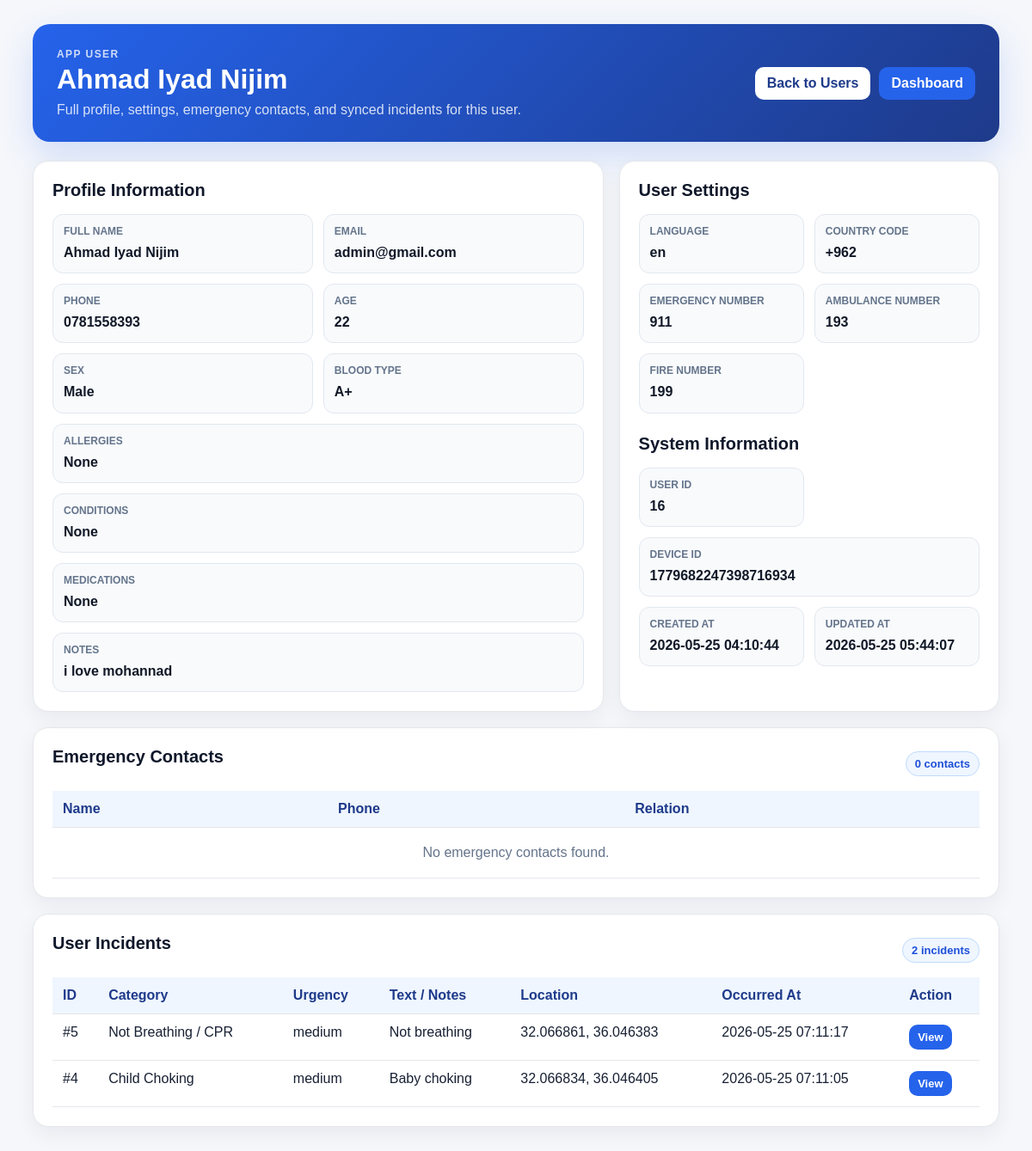
/pages/user_view.php?id=16 (signed in), run on the app's committed database.
### tables this page shows
CREATE TABLE `app_users` (
  `id` int(11) NOT NULL,
  `device_id` varchar(100) NOT NULL,
  `email` varchar(190) DEFAULT NULL,
  `phone` varchar(20) DEFAULT NULL,
  `password_hash` varchar(255) DEFAULT NULL,
  `profile_image_path` varchar(255) DEFAULT NULL,
  `full_name` varchar(150) DEFAULT NULL,
  `age` int(11) DEFAULT NULL,
  `sex` varchar(20) DEFAULT NULL,
  `blood_type` varchar(10) DEFAULT NULL,
  `allergies` text DEFAULT NULL,
  `conditions` text DEFAULT NULL,
  `medications` text DEFAULT NULL,
  `notes` text DEFAULT NULL,
  `questionnaire_json` longtext DEFAULT NULL,
  `language` varchar(10) DEFAULT 'en',
  `country_code` varchar(10) DEFAULT '+962',
  `emergency_number` varchar(20) DEFAULT '911',
  `ambulance_number` varchar(20) DEFAULT '193',
  `fire_number` varchar(20) DEFAULT '199',
  `created_at` timestamp NOT NULL DEFAULT current_timestamp(),
  `updated_at` timestamp NOT NULL DEFAULT current_timestamp() ON UPDATE current_timestamp()
);

CREATE TABLE `incidents` (
  `id` int(11) NOT NULL,
  `local_id` int(11) NOT NULL,
  `device_id` varchar(64) DEFAULT NULL,
  `device_db_id` int(11) DEFAULT NULL,
  `occurred_at` datetime DEFAULT NULL,
  `synced_at` datetime NOT NULL DEFAULT current_timestamp(),
  `created_at` datetime NOT NULL DEFAULT current_timestamp(),
  `updated_at` datetime NOT NULL DEFAULT current_timestamp() ON UPDATE current_timestamp(),
  `lang` varchar(10) DEFAULT 'en',
  `input_text` text DEFAULT NULL,
  `predicted_category` varchar(50) DEFAULT NULL,
  `category_code` varchar(50) DEFAULT NULL,
  `urgency` varchar(20) DEFAULT 'medium',
  `urgency_level` enum('low','medium','high','extreme') NOT NULL DEFAULT 'medium',
  `confidence` decimal(5,4) DEFAULT NULL,
  `manual_override` tinyint(1) NOT NULL DEFAULT 0,
  `lat` decimal(9,6) DEFAULT NULL,
  `lng` decimal(9,6) DEFAULT NULL,
  `location_source` enum('gps','last_known','none') NOT NULL DEFAULT 'none',
  `notes` varchar(255) DEFAULT NULL,
  `synced` tinyint(1) NOT NULL DEFAULT 1,
  `server_id` int(11) DEFAULT NULL
);

CREATE TABLE `categories` (
  `id` int(11) NOT NULL,
  `CODE` varchar(50) NOT NULL,
  `urgency_level` enum('low','medium','high','extreme') NOT NULL DEFAULT 'medium',
  `name_en` varchar(120) NOT NULL,
  `name_ar` varchar(120) NOT NULL,
  `icon_key` varchar(50) DEFAULT NULL,
  `is_active` tinyint(1) NOT NULL DEFAULT 1,
  `sort_order` int(11) NOT NULL DEFAULT 1,
  `created_at` datetime NOT NULL DEFAULT current_timestamp(),
  `updated_at` datetime NOT NULL DEFAULT current_timestamp() ON UPDATE current_timestamp()
);

### pages/guards.php (called while the page is built, shortened)
<?php
function perms(): array
{
    return $_SESSION['perms'] ?? [];
}
function can(string $perm): bool
{
    return in_array($perm, perms(), true);
}
?>

### pages/user_view.php (the view, shortened to what this page needs)
<?php
require_once __DIR__ . '/guards.php';
require_once __DIR__ . '/../config/database.php';
$userId = (int)($_GET['id'] ?? 0);
if ($userId > 0) {
    $stmt = $pdo->prepare("
        SELECT *
        FROM app_users
        WHERE id = :id
        LIMIT 1
    ");
    $stmt->execute([':id' => $userId]);
}
$user = $stmt->fetch();
$userId = (int)$user['id'];
function value_or_dash(array $row, string $key): string
{
    $value = $row[$key] ?? '';
    $value = is_scalar($value) ? trim((string)$value) : '';
    return $value !== '' ? $value : '—';
}
function e(mixed $value): string
{
    return htmlspecialchars((string)$value, ENT_QUOTES, 'UTF-8');
}
$contactsStmt = $pdo->prepare("
    SELECT contact_name, phone, relation
    FROM user_emergency_contacts
    WHERE user_id = :user_id
    ORDER BY id ASC
");
$contactsStmt->execute([':user_id' => $userId]);
$contacts = $contactsStmt->fetchAll();
$incidents = [];
if (can('incidents.view') && !empty($user['device_id'])) {
    $incidentsStmt = $pdo->prepare("
        SELECT
            incidents.*,
            categories.name_en AS category_name
        FROM incidents
        LEFT JOIN categories
            ON incidents.category_code = categories.CODE
        WHERE incidents.device_id = :device_id
        ORDER BY incidents.occurred_at DESC, incidents.created_at DESC
    ");
    $incidentsStmt->execute([
        ':device_id' => $user['device_id']
    ]);
    $incidents = $incidentsStmt->fetchAll();
}
$profileFields = [
    'full_name' => 'Full Name',
    'email' => 'Email',
    'phone' => 'Phone',
    'age' => 'Age',
    'sex' => 'Sex',
    'blood_type' => 'Blood Type',
    'allergies' => 'Allergies',
    'conditions' => 'Conditions',
    'medications' => 'Medications',
    'notes' => 'Notes',
];
$settingsFields = [
    'language' => 'Language',
    'country_code' => 'Country Code',
    'emergency_number' => 'Emergency Number',
    'ambulance_number' => 'Ambulance Number',
    'fire_number' => 'Fire Number',
];
$systemFields = [
    'id' => 'User ID',
    'device_id' => 'Device ID',
    'created_at' => 'Created At',
    'updated_at' => 'Updated At',
];
?>
<!DOCTYPE html>
<html lang="en">
<head>
    <link rel="stylesheet" href="../assets/css/user_view.css">
</head>
<body>
    <div class="page-shell">
        <div class="page-header">
            <div>
                <p class="eyebrow">App User</p>
                <h1><?= e(value_or_dash($user, 'full_name')) ?></h1>
                <p class="muted">Full profile, settings, emergency contacts, and synced incidents for this user.</p>
            </div>
            <div class="header-actions">
                <a class="btn secondary" href="users.php">Back to Users</a>
                <a class="btn" href="dashboard.php?page=users.php" target="_top">Dashboard</a>
            </div>
        </div>
        <div class="grid two">
            <section class="card">
                <h2>Profile Information</h2>
                <div class="details-grid">
                    <?php foreach ($profileFields as $key => $label): ?>
                        <div class="detail-item <?= in_array($key, ['allergies', 'conditions', 'medications', 'notes'], true) ? 'wide' : '' ?>">
                            <span><?= e($label) ?></span>
                            <strong><?= nl2br(e(value_or_dash($user, $key))) ?></strong>
                        </div>
                    <?php endforeach; ?>
                </div>
            </section>
            <section class="card">
                <h2>User Settings</h2>
                <div class="details-grid">
                    <?php foreach ($settingsFields as $key => $label): ?>
                        <div class="detail-item">
                            <span><?= e($label) ?></span>
                            <strong><?= e(value_or_dash($user, $key)) ?></strong>
                        </div>
                    <?php endforeach; ?>
                </div>
                <h2 class="section-gap">System Information</h2>
                <div class="details-grid">
                    <?php foreach ($systemFields as $key => $label): ?>
                        <div class="detail-item <?= $key === 'device_id' ? 'wide' : '' ?>">
                            <span><?= e($label) ?></span>
                            <strong><?= e(value_or_dash($user, $key)) ?></strong>
                        </div>
                    <?php endforeach; ?>
                </div>
            </section>
        </div>
        <section class="card">
            <div class="card-title-row">
                <h2>Emergency Contacts</h2>
                <span class="pill"><?= count($contacts) ?> contact<?= count($contacts) === 1 ? '' : 's' ?></span>
            </div>
            <div class="table-wrap">
                <table>
                    <thead>
                        <tr>
                            <th>Name</th>
                            <th>Phone</th>
                            <th>Relation</th>
                        </tr>
                    </thead>
                    <tbody>
                        <?php if (count($contacts) > 0): ?>
                            <?php foreach ($contacts as $contact): ?>
                                <tr>
                                    <td><?= e($contact['contact_name'] ?? '') ?></td>
                                    <td><?= e($contact['phone'] ?? '') ?></td>
                                    <td><?= e($contact['relation'] ?? '') ?></td>
                                </tr>
                            <?php endforeach; ?>
                        <?php else: ?>
                            <tr>
                                <td colspan="3" class="empty">No emergency contacts found.</td>
                            </tr>
                        <?php endif; ?>
                    </tbody>
                </table>
            </div>
        </section>
        <section class="card">
            <div class="card-title-row">
                <h2>User Incidents</h2>
                <?php if (can('incidents.view')): ?>
                    <span class="pill"><?= count($incidents) ?> incident<?= count($incidents) === 1 ? '' : 's' ?></span>
                <?php endif; ?>
            </div>
            <?php if (!can('incidents.view')): ?>
                <p class="empty">You do not have permission to view incidents.</p>
            <?php else: ?>
                <div class="table-wrap">
                    <table>
                        <thead>
                            <tr>
                                <th>ID</th>
                                <th>Category</th>
                                <th>Urgency</th>
                                <th>Text / Notes</th>
                                <th>Location</th>
                                <th>Occurred At</th>
                                <th>Action</th>
                            </tr>
                        </thead>
                        <tbody>
                            <?php if (count($incidents) > 0): ?>
                                <?php foreach ($incidents as $incident): ?>
                                    <?php
                                    $location = '—';
                                    if (!empty($incident['location'])) {
                                        $location = (string)$incident['location'];
                                    } elseif (!empty($incident['lat']) && !empty($incident['lng'])) {
                                        $location = $incident['lat'] . ', ' . $incident['lng'];
                                    }
                                    $text = $incident['description'] ?? $incident['input_text'] ?? $incident['notes'] ?? '—';
                                    ?>
                                    <tr>
                                        <td>#<?= e($incident['id'] ?? '') ?></td>
                                        <td><?= e($incident['category_name'] ?? $incident['category_code'] ?? '—') ?></td>
                                        <td><?= e($incident['urgency'] ?? $incident['urgency_level'] ?? '—') ?></td>
                                        <td><?= nl2br(e($text)) ?></td>
                                        <td><?= e($location) ?></td>
                                        <td><?= e($incident['occurred_at'] ?? $incident['created_at'] ?? '—') ?></td>
                                        <td><a class="btn small" href="incident_view.php?id=<?= urlencode((string)$incident['id']) ?>">View</a></td>
                                    </tr>
                                <?php endforeach; ?>
                            <?php else: ?>
                                <tr>
                                    <td colspan="7" class="empty">No incidents found for this user.</td>
                                </tr>
                            <?php endif; ?>
                        </tbody>
                    </table>
                </div>
            <?php endif; ?>
        </section>
    </div>
</body>
</html>

### assets/css/user_view.css (style rules this page uses)
* { box-sizing: border-box; }
body { margin: 0; font-family: Arial, sans-serif; background: #f5f7fb; color: #172033; }
.page-shell { max-width: 1180px; margin: 0 auto; padding: 28px; }
.page-header { background: linear-gradient(135deg, #2563eb, #1e3a8a); color: white; border-radius: 20px; padding: 28px; display: flex; justify-content: space-between; gap: 20px; align-items: center; box-shadow: 0 16px 40px rgba(37, 99, 235, .18); margin-bottom: 22px; }
.page-header h1 { margin: 4px 0 8px; font-size: 32px; }
.eyebrow { margin: 0; text-transform: uppercase; font-size: 12px; letter-spacing: .12em; opacity: .78; font-weight: 800; }
.muted { color: rgba(255, 255, 255, .82); margin: 0; }
.header-actions { display: flex; gap: 10px; flex-wrap: wrap; }
.btn { display: inline-block; background: #2563eb; color: white; text-decoration: none; border-radius: 10px; padding: 10px 14px; font-weight: 800; border: 0; }
.btn.secondary { background: white; color: #1e3a8a; }
.btn.small { padding: 7px 10px; font-size: 13px; }
.grid.two { display: grid; grid-template-columns: 1.2fr .8fr; gap: 18px; }
.card { background: white; border: 1px solid #e5e7eb; border-radius: 18px; padding: 22px; box-shadow: 0 8px 24px rgba(15, 23, 42, .06); margin-bottom: 18px; }
.card h2 { margin: 0 0 16px; color: #0f172a; font-size: 20px; }
.section-gap { margin-top: 24px !important; }
.details-grid { display: grid; grid-template-columns: repeat(2, minmax(0, 1fr)); gap: 12px; }
.detail-item { border: 1px solid #e2e8f0; border-radius: 12px; background: #f8fafc; padding: 12px; min-width: 0; }
.detail-item.wide { grid-column: 1 / -1; }
.detail-item span { display: block; color: #64748b; font-size: 12px; font-weight: 800; text-transform: uppercase; margin-bottom: 6px; }
.detail-item strong { display: block; color: #111827; word-break: break-word; line-height: 1.45; }
.card-title-row { display: flex; justify-content: space-between; align-items: center; gap: 12px; margin-bottom: 12px; }
.pill { background: #eff6ff; color: #1d4ed8; border: 1px solid #bfdbfe; border-radius: 999px; padding: 6px 10px; font-weight: 800; font-size: 13px; }
.table-wrap { overflow-x: auto; }
table { width: 100%; border-collapse: collapse; }
th, td { border-bottom: 1px solid #e5e7eb; padding: 12px; text-align: left; vertical-align: top; }
th { background: #eff6ff; color: #1e3a8a; font-weight: 800; }
.empty { text-align: center; color: #64748b; padding: 20px; }

### data on the page
app_users: full_name "Ahmad Iyad Nijim", email "admin@gmail.com", phone "0781558393", age "22", sex "Male", blood_type "A+", allergies "None", conditions "None", medications "None", notes "i love mohannad", language "en", country_code "+962", emergency_number "911", ambulance_number "193", fire_number "199", id "16", device "1779682247398716934", created_at "2026-05-25 04:10:44", updated_at "2026-05-25 05:44:07"
incidents: id "5", categories.name_en "Not Breathing / CPR", urgency "medium", input_text "Not breathing", location "32.066861, 36.046383", occurred_at "2026-05-25 07:11:17"
incidents: id "4", categories.name_en "Child Choking", urgency "medium", input_text "Baby choking", location "32.066834, 36.046405", occurred_at "2026-05-25 07:11:05"

### other printed values
$label "FULL NAME"
$label "EMAIL"
$label "PHONE"
$label "AGE"
$label "SEX"
$label "BLOOD TYPE"
$label "ALLERGIES"
$label "CONDITIONS"
$label "MEDICATIONS"
$label "NOTES"
$label "LANGUAGE"
$label "COUNTRY CODE"
$label "EMERGENCY NUMBER"
$label "AMBULANCE NUMBER"
$label "FIRE NUMBER"
